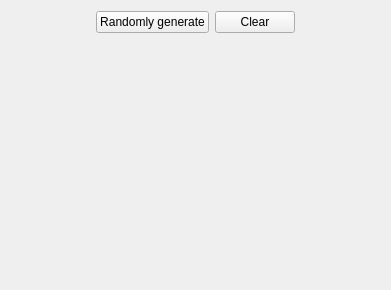
<?xml version="1.0" encoding="UTF-8"?>
<ui version="4.0">
 <class>Dialog</class>
 <widget class="QDialog" name="Dialog">
  <property name="geometry">
   <rect>
    <x>0</x>
    <y>0</y>
    <width>391</width>
    <height>290</height>
   </rect>
  </property>
  <property name="windowTitle">
   <string>Dialog</string>
  </property>
  <layout class="QGridLayout" name="gridLayout">
   <item row="0" column="0">
    <layout class="QVBoxLayout" name="verticalLayout">
     <item>
      <layout class="QHBoxLayout" name="horizontalLayout">
       <item>
        <spacer name="horizontalSpacer">
         <property name="orientation">
          <enum>Qt::Horizontal</enum>
         </property>
         <property name="sizeHint" stdset="0">
          <size>
           <width>40</width>
           <height>20</height>
          </size>
         </property>
        </spacer>
       </item>
       <item>
        <widget class="QPushButton" name="randGenerateButton">
         <property name="text">
          <string>Randomly generate</string>
         </property>
         <property name="autoDefault">
          <bool>false</bool>
         </property>
        </widget>
       </item>
       <item>
        <widget class="QPushButton" name="clearButton">
         <property name="text">
          <string>Clear</string>
         </property>
         <property name="autoDefault">
          <bool>false</bool>
         </property>
        </widget>
       </item>
       <item>
        <spacer name="horizontalSpacer_2">
         <property name="orientation">
          <enum>Qt::Horizontal</enum>
         </property>
         <property name="sizeHint" stdset="0">
          <size>
           <width>40</width>
           <height>20</height>
          </size>
         </property>
        </spacer>
       </item>
      </layout>
     </item>
     <item>
      <widget class="MealsView" name="mealsViewWidget" native="true"/>
     </item>
    </layout>
   </item>
  </layout>
 </widget>
 <customwidgets>
  <customwidget>
   <class>MealsView</class>
   <extends>QWidget</extends>
   <header>MealsView</header>
   <container>1</container>
  </customwidget>
 </customwidgets>
 <resources/>
 <connections/>
</ui>
